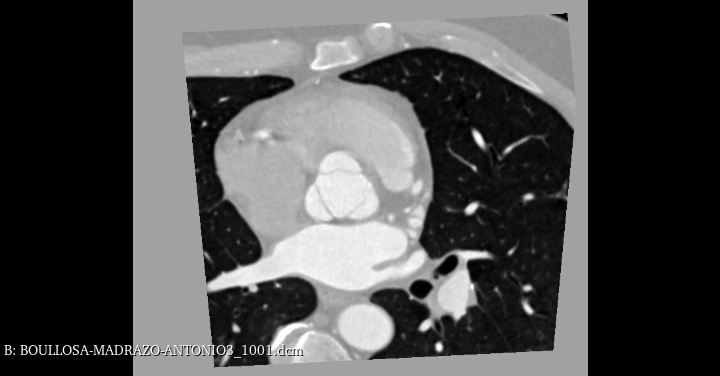
#> input picture Proyecto/data/test/3.bmp, 720 x 376 px, given in place of 3.jpg, which was not available
$ jupyter execute --allow-errors RegionGrowing.ipynb
#> lines starting #> are read from the running program, lines starting #| are printed output that depends on the picture; pictures that were not available may be replaced by others from this repository, and a replacement may not be noted
[cell 1]
import numpy as np
from skimage.io import imread, imsave
from skimage.color import rgb2gray, gray2rgb, label2rgb
from skimage.filters import gaussian  #filtro para la deteccion de bordes
from skimage.filters import unsharp_mask  #filtro para la deteccion de bordes
import matplotlib.pyplot as plt
import cv2

[cell 2]
import SimpleITK as sitk
def show_image(img, title=None):
    nda = sitk.GetArrayViewFromImage(img)
    plt.imshow(nda, cmap='gray')
    plt.axis('off')
    if(title):
        plt.title(title, size=20)

[cell 3]
#Preprocesamiento
img = 255*rgb2gray(imread('../MarJo/3.jpg'))
#> img: shape (376, 720) float64; min 0, max 255, mean 78.6
img = img[:,161:960 ] #recorte de imagen
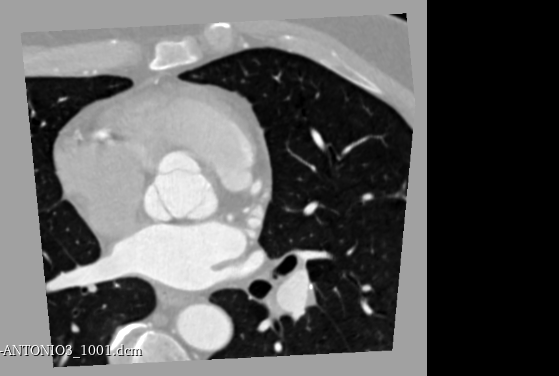
#> img: shape (376, 559) float64; min 0, max 255, mean 92.7
img = cv2.resize(img, [256,256])
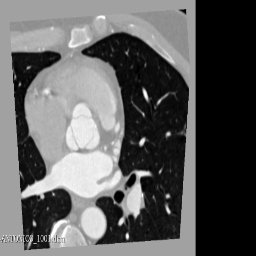
#> img: shape (256, 256) float64; min 0, max 255, mean 92.7

img = cv2.convertScaleAbs(img, alpha=1.1, beta=-1)  #alpha contrast   - beta = brightness
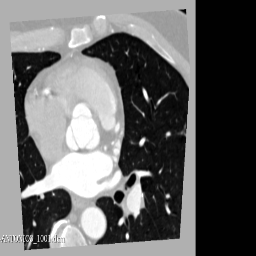
#> img: shape (256, 256); min 0, max 255, mean 101.3
img = unsharp_mask(img, radius=1, amount=50)
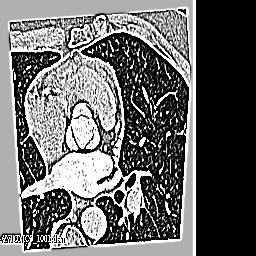
#> img: shape (256, 256) float64; min 0, max 1, mean 0.406
img = gaussian(img, sigma=(1.6,1.6), truncate=3.8, channel_axis=2)
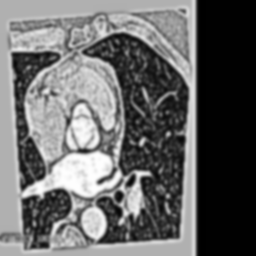
#> img: shape (256, 256) float64; min 0.0036, max 1, mean 0.406
img = np.trunc(img * 255)
img = np.array(img, dtype=np.int64)

#Escritura de la imagen para su posterior lectura en 3DSlicer y obtener píxeles para la semilla
cv2.imwrite("pre_img.jpg", img)

#img = np.transpose(img, (2, 0, 1))
#> (the rest of this cell did not finish here and is left out)
